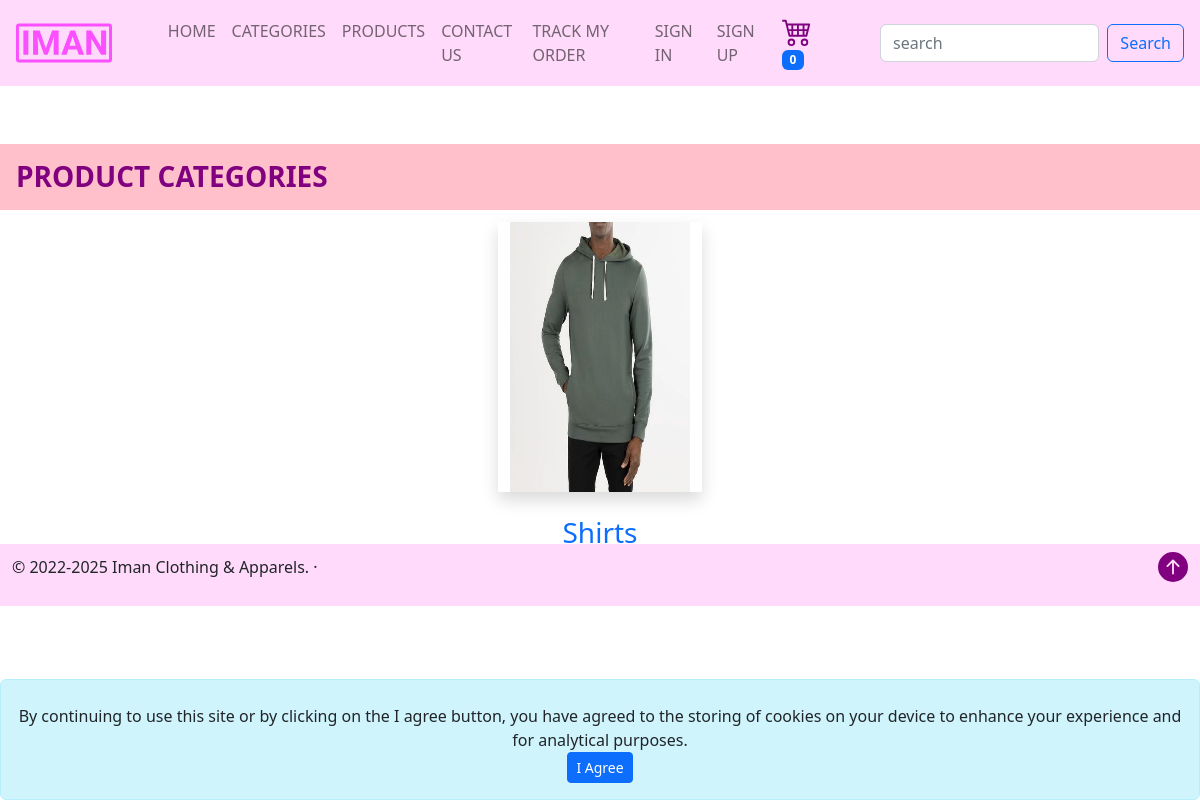
The app's page /products/categories, older data.
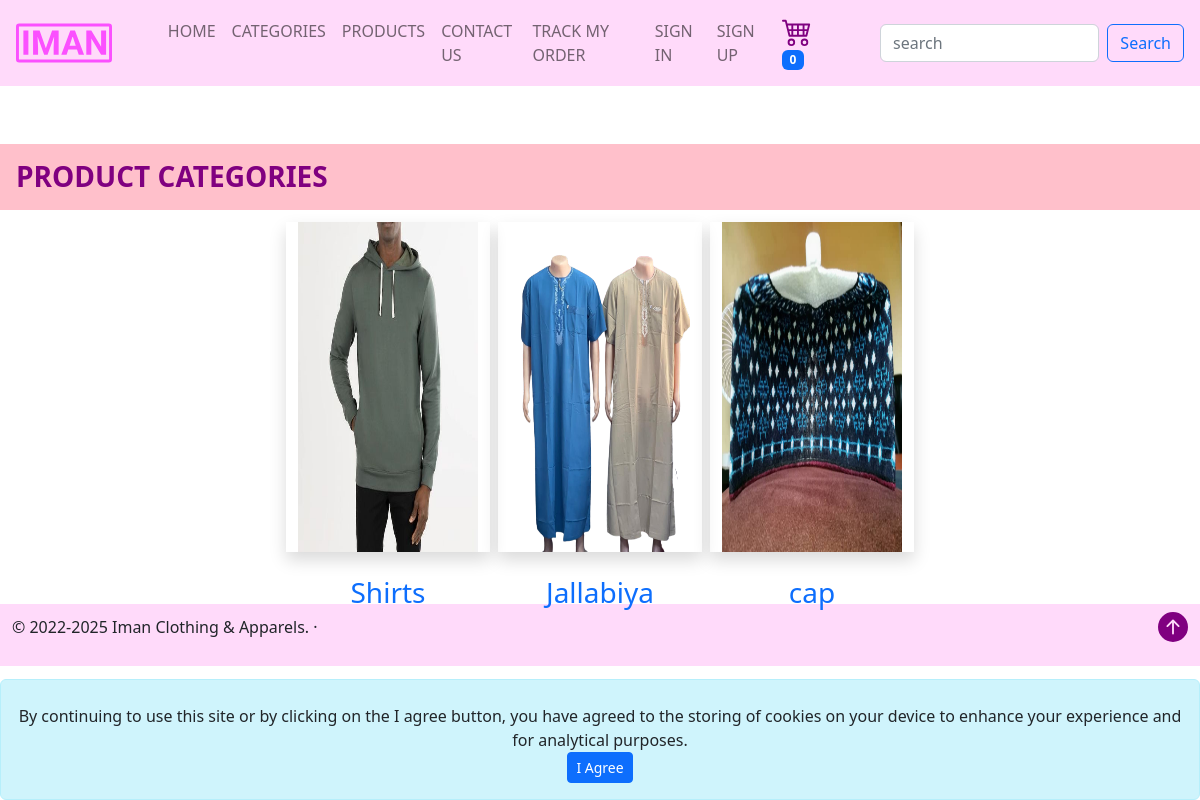
The same page, newer data.
### products/models.py (models this page shows, shortened)
class Category(models.Model):
    name = models.CharField(max_length=200, unique=True)
    image = models.ImageField(upload_to="categories", blank=True)
    added_at = models.DateTimeField(auto_now_add=True)
    added_by = models.ForeignKey(
        "user.User", on_delete=models.DO_NOTHING, limit_choices_to={"staff": True}, related_name="categories_added")
    slug = models.CharField(max_length=200, blank=True, default="")
    class Meta:
        verbose_name_plural = "categories"

### products/views.py (the view)
# urls.py: path('categories', views.categories, name='categories'),
def categories(request):
    categories = Category.objects.all()
    return render(request, 'products/categories.html', context={"categories": categories})

### base/cart_count_context.py (called while the page is built)
def get_cart_count(request):
    return {
        "cart_count": request.user.cart.count() if request.user.is_authenticated else Cart.objects.filter(
            device=request.COOKIES.get('device')).count() or '0'
    }

### products/templates/products/categories.html
{% extends 'base/base.html' %} {% load static %} {% block title%} Product Categories {% endblock%} {% block content %}
<section class="mt-5 py-5">
    <div class="row">
        <div class="col-12">
            <div class="row">
                <div class="col-12">
                    <h3 style="background-color: pink;color: purple; font-weight: 700;" class="p-3 text-uppercase">
                        Product Categories
                    </h3>
                </div>
            </div>
            <div class="row text-center text-align-center justify-content-center">
                {% for category in categories %}
                {% include 'products/category_card.html' with category=category %}
                {% endfor %}
            </div>
        </div>
    </div>
</section>
{% endblock %}

### products/templates/products/category_card.html
{% block product_category %}
<div class="col-5 col-md-3 col-lg-2 m-1 text-center shadow">
    <a href="{% url 'filter_category' slug=category.slug %}">
        <img class="card-img-top" src="{{category.image.url}}" height="100%" alt="" />
    </a>
    <div class="card-body py-4 text-center">
        <a class="text-decoration-none" href="{% url 'filter_category' slug=category.slug %}">
            <h3>
                {{category.name}}
            </h3>
        </a>
    </div>
</div>
{% endblock %}

Row changes from the older to the newer data that the page shows:
added Category: image (picture), name "Jallabiya"
added Category: image (picture), name "cap"
